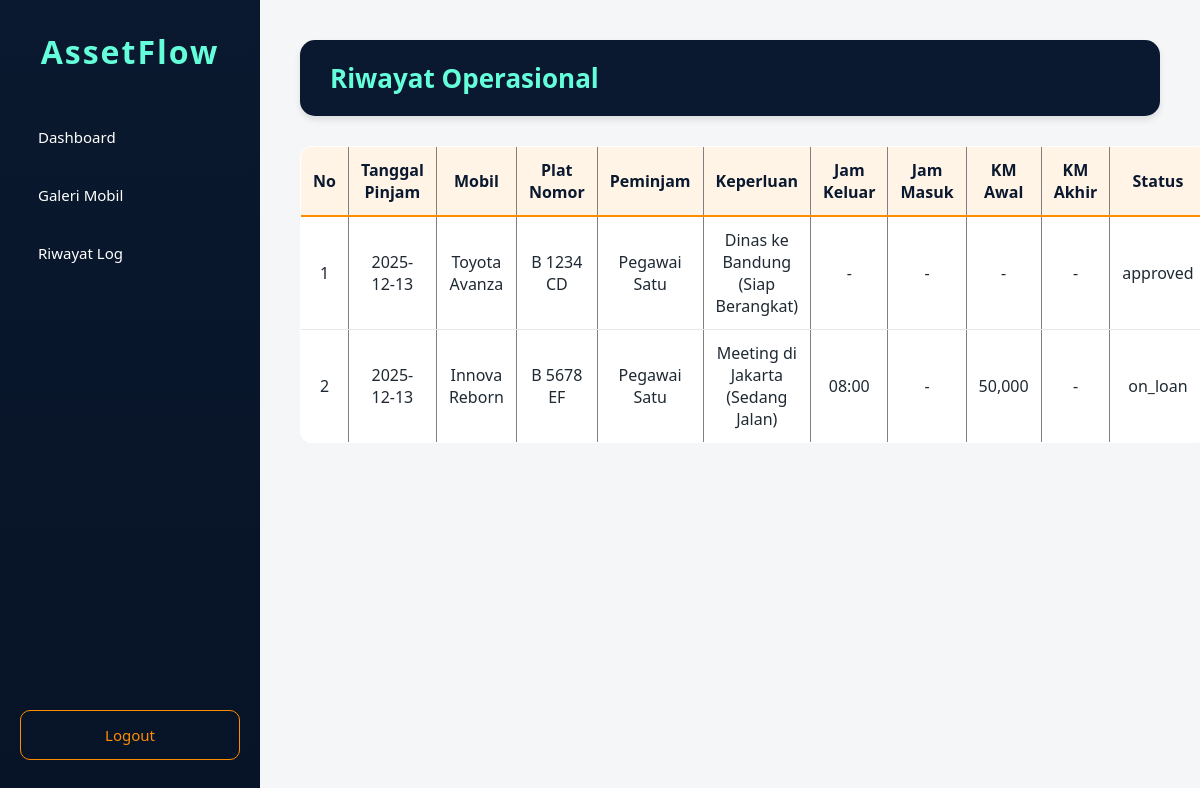
Screenshot of /riwayat.php (signed in) with the database file from the repository.
### tables this page shows
CREATE TABLE `loans` (
  `id_loan` int(11) NOT NULL,
  `id_user` int(11) NOT NULL,
  `id_aset` int(11) NOT NULL,
  `driver_id` int(11) DEFAULT NULL,
  `tgl_pinjam` date NOT NULL,
  `tgl_kembali` date NOT NULL,
  `jam_keluar` datetime DEFAULT NULL,
  `jam_masuk` datetime DEFAULT NULL,
  `km_awal` int(11) DEFAULT NULL,
  `km_akhir` int(11) DEFAULT NULL,
  `kondisi_mobil` text DEFAULT NULL,
  `keterangan` text NOT NULL,
  `alasan_penolakan` text DEFAULT NULL,
  `status_loan` enum('pending','approved','rejected','on_loan','returned') NOT NULL DEFAULT 'pending',
  `returned_at` datetime DEFAULT NULL,
  `created_at` datetime NOT NULL DEFAULT CURRENT_TIMESTAMP,
  `updated_at` datetime NOT NULL DEFAULT CURRENT_TIMESTAMP ON UPDATE CURRENT_TIMESTAMP
);

CREATE TABLE `assets` (
  `id_aset` int(11) NOT NULL,
  `nama_aset` varchar(100) NOT NULL,
  `kategori` enum('mobil','elektronik') NOT NULL,
  `plat_nomor` varchar(20) DEFAULT NULL,
  `status_aset` enum('tersedia','maintenance','rusak') NOT NULL DEFAULT 'tersedia',
  `gambar` varchar(255) DEFAULT NULL,
  `created_at` datetime NOT NULL DEFAULT CURRENT_TIMESTAMP,
  `updated_at` datetime NOT NULL DEFAULT CURRENT_TIMESTAMP ON UPDATE CURRENT_TIMESTAMP,
  `deleted_at` datetime DEFAULT NULL
);

CREATE TABLE `users` (
  `id_user` int(11) NOT NULL,
  `nama` varchar(100) NOT NULL,
  `email` varchar(100) NOT NULL,
  `password` varchar(255) NOT NULL,
  `role` enum('pegawai','hrga','satpam','supir') NOT NULL,
  `divisi` varchar(50) DEFAULT NULL,
  `created_at` datetime NOT NULL DEFAULT CURRENT_TIMESTAMP,
  `updated_at` datetime NOT NULL DEFAULT CURRENT_TIMESTAMP ON UPDATE CURRENT_TIMESTAMP,
  `deleted_at` datetime DEFAULT NULL
);

### auth_check.php (called while the page is built, shortened)
<?php
function e($value) {
    return htmlspecialchars((string) ($value ?? ''), ENT_QUOTES, 'UTF-8');
}

### riwayat.php (the view, shortened to what this page needs)
<?php
require_once 'auth_check.php';
require_once 'database/db.php';
$role = $_SESSION['role'];
$my_id = $_SESSION['user_id'];
if ($role == 'satpam') {
    $query = "SELECT l.*, a.nama_aset, a.plat_nomor, u.nama as peminjam
              FROM loans l
              JOIN assets a ON l.id_aset = a.id_aset
              JOIN users u ON l.id_user = u.id_user
              WHERE a.kategori='mobil'
              ORDER BY l.tgl_pinjam DESC";
    $stmt = $conn->prepare($query);
} else {
    $query = "SELECT l.*, a.nama_aset, a.plat_nomor, u.nama as peminjam
              FROM loans l
              JOIN assets a ON l.id_aset = a.id_aset
              JOIN users u ON l.id_user = u.id_user
              WHERE l.driver_id = :did
              ORDER BY l.tgl_pinjam DESC";
    $stmt = $conn->prepare($query);
    $stmt->bindParam(':did', $my_id);
}
$stmt->execute();
$result = $stmt->fetchAll();
?>
<!DOCTYPE html>
<html>
<head>
    <link rel="stylesheet" href="css/riwayat.css">
</head>
<body>
    <div class="sidebar">
    <h2>AssetFlow</h2>
    <a href="dashboard_operasional.php" >Dashboard</a>
    <a href="galeri_mobil.php">Galeri Mobil</a>
    <a href="riwayat.php">Riwayat Log</a>
    <a href="logout.php" class="logout">Logout</a>
</div>
<div class="main-content">
        <h1>Riwayat Operasional</h1>
    <table border="1" cellpadding="5" cellspacing="0" width="100%">
        <thead>
            <tr bgcolor="#f2f2f2">
                <th>No</th>
                <th>Tanggal Pinjam</th>
                <th>Mobil</th>
                <th>Plat Nomor</th>
                <th>Peminjam</th>
                <th>Keperluan</th> <th>Jam Keluar</th>
                <th>Jam Masuk</th>
                <th>KM Awal</th>
                <th>KM Akhir</th>
                <th>Status</th>
            </tr>
        </thead>
        <tbody>
            <?php
            $no = 1;
            if (count($result) > 0):
                foreach($result as $row):
            ?>
            <tr>
                <td><?php echo $no++; ?></td>
                <td><?php echo e($row['tgl_pinjam']); ?></td>
                <td><?php echo e($row['nama_aset']); ?></td>
                <td><?php echo e($row['plat_nomor']); ?></td>
                <td><?php echo e($row['peminjam']); ?></td>
                <td><?php echo e($row['keterangan']); ?></td> <td><?php echo $row['jam_keluar'] ? e(date('H:i', strtotime($row['jam_keluar']))) : '-'; ?></td>
                <td><?php echo $row['jam_masuk'] ? e(date('H:i', strtotime($row['jam_masuk']))) : '-'; ?></td>
                <td><?php echo $row['km_awal'] ? e(number_format($row['km_awal'])) : '-'; ?></td>
                <td><?php echo $row['km_akhir'] ? e(number_format($row['km_akhir'])) : '-'; ?></td>
                <td><?php echo e($row['status_loan']); ?></td>
            </tr>
            <?php
                endforeach;
            else:
            ?>
            <tr>
                <td colspan="11" align="center">Belum ada riwayat data.</td>
            </tr>
            <?php endif; ?>
        </tbody>
    </table>
</body>
</html>

### css/riwayat.css (style rules this page uses)
* { margin: 0; padding: 0; box-sizing: border-box; font-family: "Segoe UI", Tahoma, sans-serif; }
body { background-color: #F4F6F8; color: #0A192F; }
.sidebar { position: fixed; top: 0; left: 0; width: 260px; height: 100vh; background: linear-gradient(180deg, #0A192F, #071326); padding: 30px 20px; display: flex; flex-direction: column; z-index: 1000; }
.sidebar h2 { color: #64FFDA; font-size: 32px; text-align: center; margin-bottom: 40px; letter-spacing: 2px; }
.sidebar a { display: block; color: #ffffff; text-decoration: none; padding: 14px 18px; margin-bottom: 10px; border-radius: 10px; font-size: 15px; transition: all 0.3s ease; }
.sidebar .logout { margin-top: auto; border: 1px solid #FF8C00; color: #FF8C00; text-align: center; }
.main-content { margin-left: 260px; padding: 40px; }
h1 { color: #64FFDA; background-color: #0A192F; padding: 20px 30px; border-radius: 15px; margin-bottom: 30px; font-size: 26px; box-shadow: 0 4px 6px rgba(0,0,0,0.1); }
table { width: 100%; border-collapse: collapse; background-color: #ffffff; border-radius: 12px; overflow: hidden; }
th { background-color: #FFF4E5; color: #0A192F; border-bottom: 2px solid #FF8C00; padding: 12px; text-align: center; }
td { padding: 12px; border-bottom: 1px solid #E5E7EB; color: #1F2933; text-align: center; }

### rows the page displays
loans: tgl_pinjam "2025-12-13", id_aset.nama_aset "Toyota Avanza", id_aset.plat_nomor "B 1234 CD", id_user.nama "Pegawai Satu", keterangan "Dinas ke Bandung (Siap Berangkat)", status_loan "approved"
loans: tgl_pinjam "2025-12-13", id_aset.nama_aset "Innova Reborn", id_aset.plat_nomor "B 5678 EF", id_user.nama "Pegawai Satu", keterangan "Meeting di Jakarta (Sedang Jalan)", jam_keluar "08:00", km_awal "50,000", status_loan "on_loan"
